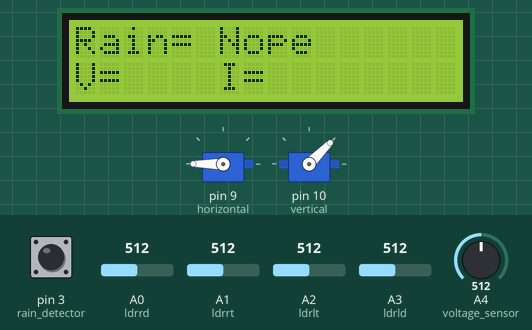
This sketch was run on a simulated Arduino Uno, built with avr-gcc and run on an emulated ATmega328P. On the bench: 2 × servo, 16×2 character LCD. The test bench sets the inputs (shaded band); at power-on: A0 (ldrrd) = 512, A4 (voltage_sensor) = 512, A1 (ldrrt) = 512, pin 3 (rain_detector) HIGH, A2 (ldrlt) = 512, A3 (ldrld) = 512. What the sketch prints to the serial monitor is not drawn.

Above: at 4.2 s.
4.3 s: A0 (ldrrd) set to 428
At 7.0 s:
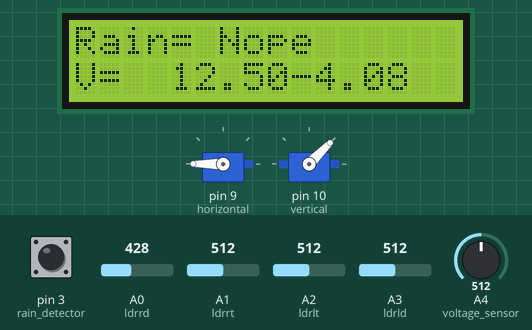
8.0 s: A0 (ldrrd) set to 404
At 9.4 s:
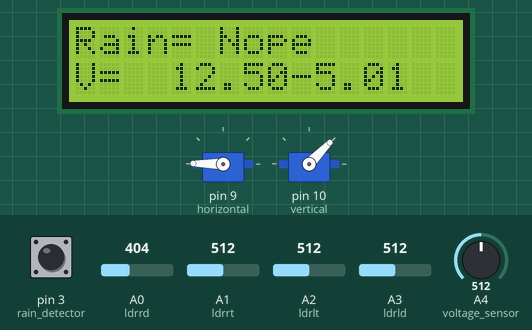
12.5 s: A4 (voltage_sensor) set to 716
At 14.5 s:
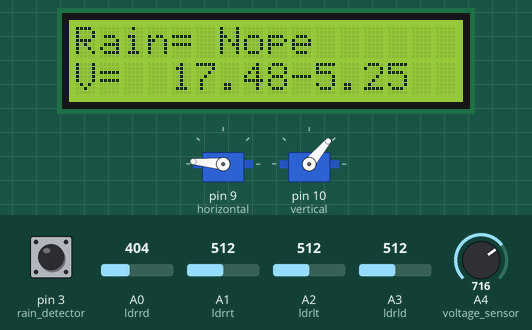
15.0 s: A0 (ldrrd) set to 716
At 16.6 s:
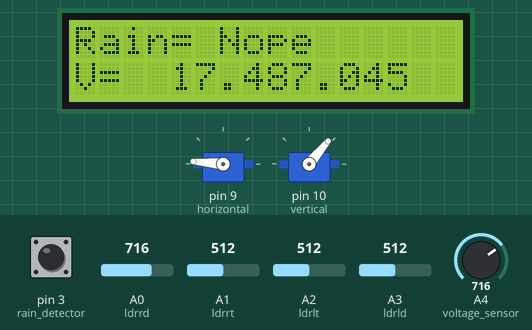
17.4 s: A4 (voltage_sensor) set to 992
At 18.6 s:
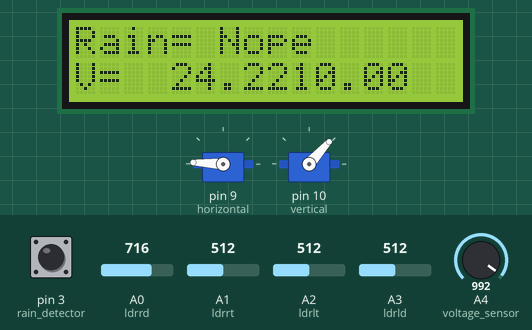
19.7 s: A1 (ldrrt) set to 599
22.1 s: A1 (ldrrt) set to 623
At 23.2 s:
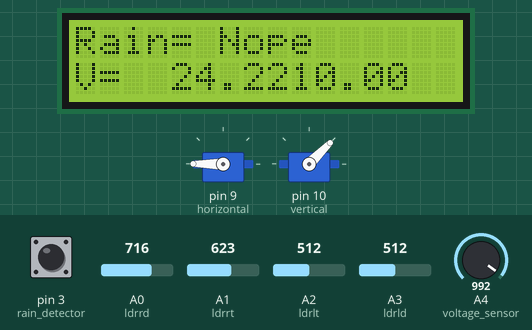
Timing chart, 0 to 24.6 s (numbered marks = the images above; inputs shaded):
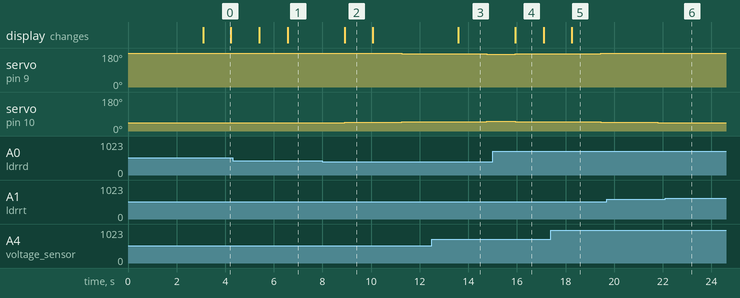

Measured:
- after the input at 4.3 s, the display: first changes after 1.1 s (image 1 shows a later state)
- after the input at 8.0 s, servo on pin 9 (horizontal): 180° → 179° after 0.92 s, → 178° 1.2 s later, → 177° 1.2 s later, → 176° 1.2 s later; servo on pin 10 (vertical): 45° → 46° after 0.92 s, → 47° 1.2 s later, → 48° 1.2 s later, → 49° 1.2 s later; the display: changes after 0.91 s (image 2)
- after the input at 12.5 s, the display: changes after 1.1 s (image 3)
- after the input at 15.0 s, the display: changes after 0.93 s (image 4)
- after the input at 17.4 s, the display: changes after 0.86 s (image 5)
- after the input at 22.1 s, servo on pin 10 (vertical): stays 45° (without the input it goes to 44° after 0.85 s)
- what the display in image 0 shows lasts 1.1 s, from 3.1 s to 4.2 s

The sketch:

Solar_Tracker_Code.ino
```cpp
//Calling for Libraries
#include  <Wire.h>
#include  <LiquidCrystal_I2C.h>
LiquidCrystal_I2C lcd(0x27, 16, 2);
#include <Servo.h> // include Servo library
// 180 horizontal MAX
Servo horizontal; // horizontal servo
int servoh = 180;   // 90;     // stand horizontal servo
int servohLimitHigh = 180;
int servohLimitLow = 65;
int dtime = 10;
// 65 degrees MAX
Servo vertical;   // vertical servo
int servov = 45;    //   90;     // stand vertical servo

int servovLimitHigh = 80;
int servovLimitLow = 15;

// LDR pin connections

int ldrlt = A2; //LDR top left - BOTTOM LEFT    <--- BDG
int ldrrt = A1; //LDR top rigt - BOTTOM RIGHT
int ldrld = A3; //LDR down left - TOP LEFT
int ldrrd = A0; //ldr down rigt - TOP RIGHT

const int rain_detector  = 3;
const int voltage_sensor = A4;
const int current_sensor = A5;
int current_value;

// Floats for ADC voltage & Input voltage
float adc_voltage = 0.0;
float in_voltage = 0.0;

// Floats for resistor values in divider (in ohms)
float R1 = 30000.0;
float R2 = 7500.0;

// Float for Reference Voltage
float ref_voltage = 5.0;

// Integer for ADC value
int adc_value = 0;
bool rain = false;
const double scale_factor = 0.1; // 20A
double Vout = 0;
double Current = 0;
const double vRef = 5.00;
const double resConvert = 1024;
double resADC = vRef/resConvert;
double zeroPoint = vRef/2;
int solar_p =0;
void setup()
{
  Serial.begin(9600);
// servo connections
// name.attacht(pin);
  horizontal.attach(9);
  vertical.attach(10);
  horizontal.write(180);
  vertical.write(45);
  delay(3000);
  pinMode(rain_detector, INPUT);
  pinMode(voltage_sensor, INPUT);
  pinMode(current_sensor, INPUT);
  lcd.init();
  lcd.backlight();
  lcd.home();
  lcd.setCursor(0, 0);                // place static text
  lcd.print("Rain= ");
  lcd.setCursor(0, 1);
  lcd.print("V= ");

  lcd.setCursor(6, 1);
  lcd.print("I= ");
}

void loop()
{
   rainDetector();
   current();
   voltage();
   delay(dtime);
   tracker();
   delay(dtime);
   solar_p = Current*in_voltage;
   Serial.print(solar_p);

}

void current(){
   // Vout is read 1000 Times for precision
  for(int i = 0; i < 1000; i++) {
    Vout = (Vout + (resADC * analogRead(A0)));
    delay(1);
  }

  // Get Vout in mv
  Vout = Vout /1000;

  // Convert Vout into Current using Scale Factor
  Current = (Vout - zeroPoint)/ scale_factor;
    lcd.setCursor(9, 1);
  lcd.print(Current);
}
void voltage(){
  adc_value = analogRead(voltage_sensor);

   // Determine voltage at ADC input
   adc_voltage  = (adc_value * ref_voltage) / 1024.0;

   // Calculate voltage at divider input
   in_voltage = adc_voltage / (R2/(R1+R2));

   // Print results to Serial Monitor to 2 decimal places

  lcd.setCursor(4, 1);
  lcd.print(in_voltage);

}
void rainDetector(){
  rain == digitalRead(rain_detector);
    if (rain == true ){
       lcd.setCursor(6, 0);
       lcd.print("Detected");
    }
    else{
       lcd.setCursor(6, 0);
       lcd.print("Nope");
    }
}
void tracker(){
  int lt = analogRead(ldrlt); // top left
  int rt = analogRead(ldrrt); // top right
  int ld = analogRead(ldrld); // down left
  int rd = analogRead(ldrrd); // down rigt

  int tol = 50;

  int avt = (lt + rt) / 2; // average value top
  int avd = (ld + rd) / 2; // average value down
  int avl = (lt + ld) / 2; // average value left
  int avr = (rt + rd) / 2; // average value right

  int dvert = avt - avd; // check the diffirence of up and down
  int dhoriz = avl - avr;// check the diffirence og left and rigt


 /* Serial.print(avt);
  Serial.print(" ");
  Serial.print(avd);
  Serial.print(" ");
  Serial.print(avl);
  Serial.print(" ");
  Serial.print(avr);
  Serial.print("   ");
  Serial.print(dtime);
  Serial.print("   ");
  Serial.print(tol);
  Serial.println(" ");*/


  if (-1*tol > dvert || dvert > tol) // check if the diffirence is in the tolerance else change vertical angle
  {
  if (avt > avd)
  {
    servov = ++servov;
     if (servov > servovLimitHigh)
     {
      servov = servovLimitHigh;
     }
  }
  else if (avt < avd)
  {
    servov= --servov;
    if (servov < servovLimitLow)
  {
    servov = servovLimitLow;
  }
  }
  vertical.write(servov);
  }

  if (-1*tol > dhoriz || dhoriz > tol) // check if the diffirence is in the tolerance else change horizontal angle
  {
  if (avl > avr)
  {
    servoh = --servoh;
    if (servoh < servohLimitLow)
    {
    servoh = servohLimitLow;
    }
  }
  else if (avl < avr)
  {
    servoh = ++servoh;
     if (servoh > servohLimitHigh)
     {
     servoh = servohLimitHigh;
     }
  }
  else if (avl = avr)
  {
    // nothing
  }
  horizontal.write(servoh);
  }
}
```
